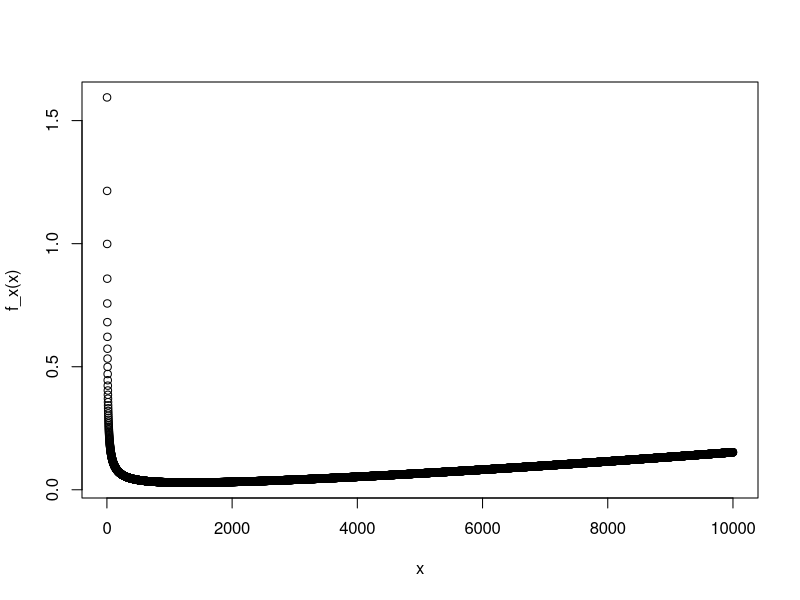

This chart was generated by the following R code:
gammar <- (1 + sqrt(5))/2
delta <- 1 + 1/gammar**2
C <- 2 * log(gammar)/sqrt(5)
k <- 1.5
beta1 <- function(x) {
  2 * (1 - x) * log(gammar)/(1 + 2 * sqrt(x) + x)
}

beta2 <- function(x) {
  32 * x * (log(gammar) **2)/(x**2 + 6 * x + 1 + 32 * x * log(gammar))
}

beta <- beta2(1/4)

rho <- function(beta){
  beta/ (1/delta + 2/(gammar * delta) + 1/(gammar**2 * delta))
}
rho <- rho(beta)

b <- rho / (sqrt(5) * k * C)



f_x <- function(x, R= 10, R_tilder= 100000000){
#actually it should be f_x <= function(x), where x = abs(weierstrassprime)
  2*R*x/((R*x + 1)**2) + 6*R_tilder/((x + R_tilder)**2) + 3 * (1 + 12 * ((x/4)** (1/3)) )* (1/(1 + R * x) + 3 * x /(x + R_tilder))
}
x <- seq(2, 10000, 1)
plot(x, f_x(x))




